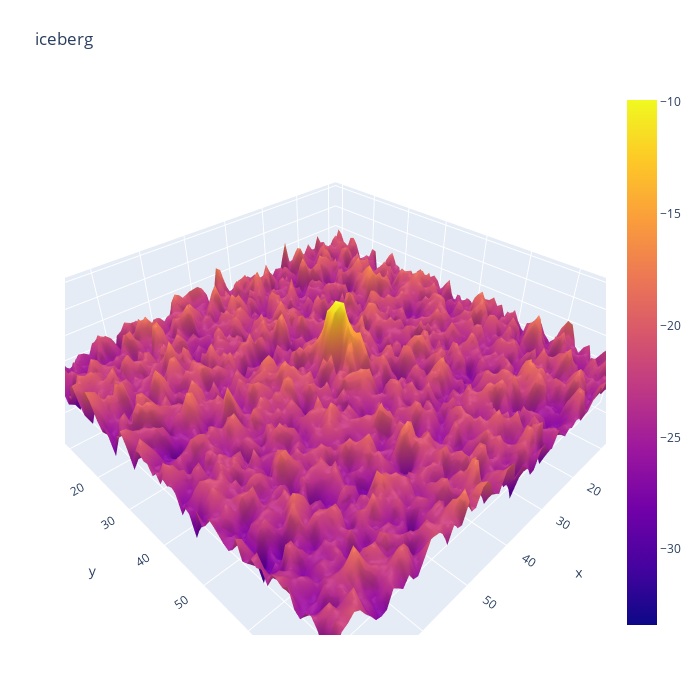

Source (notebook cell):
### Code cell
# 빙산(iceberg) 살펴보기
import plotly.offline as py
import plotly.graph_objs as go
py.init_notebook_mode(connected=True)

def plotmy3d(c, name):
    
    data = [
        go.Surface(
            z=c
        )
    ]
    layout = go.Layout(
        title = name,
        autosize = False,
        width = 700,
        height = 700,
        margin = dict(
            l = 65,
            r = 50, 
            b = 65,
            t = 90
        )
    )
    fig = go.Figure(data = data, layout = layout)
    py.iplot(fig)
    
plotmy3d(X_band_1[2,:,:], 'iceberg')

### Figure 1 — Plotly figure (JSON) as saved in the notebook; plotly's stock layout.template omitted (floating-point values rounded to 4 significant figures; data arrays with more than 128 entries replaced by an {"elided": "..."} marker saying what was removed)
{"data": [{"type": "surface", "z": {"elided": "75x75 float values"}}], "layout": {"autosize": false, "height": 700, "margin": {"b": 65, "l": 65, "r": 50, "t": 90}, "title": {"text": "iceberg"}, "width": 700}}
